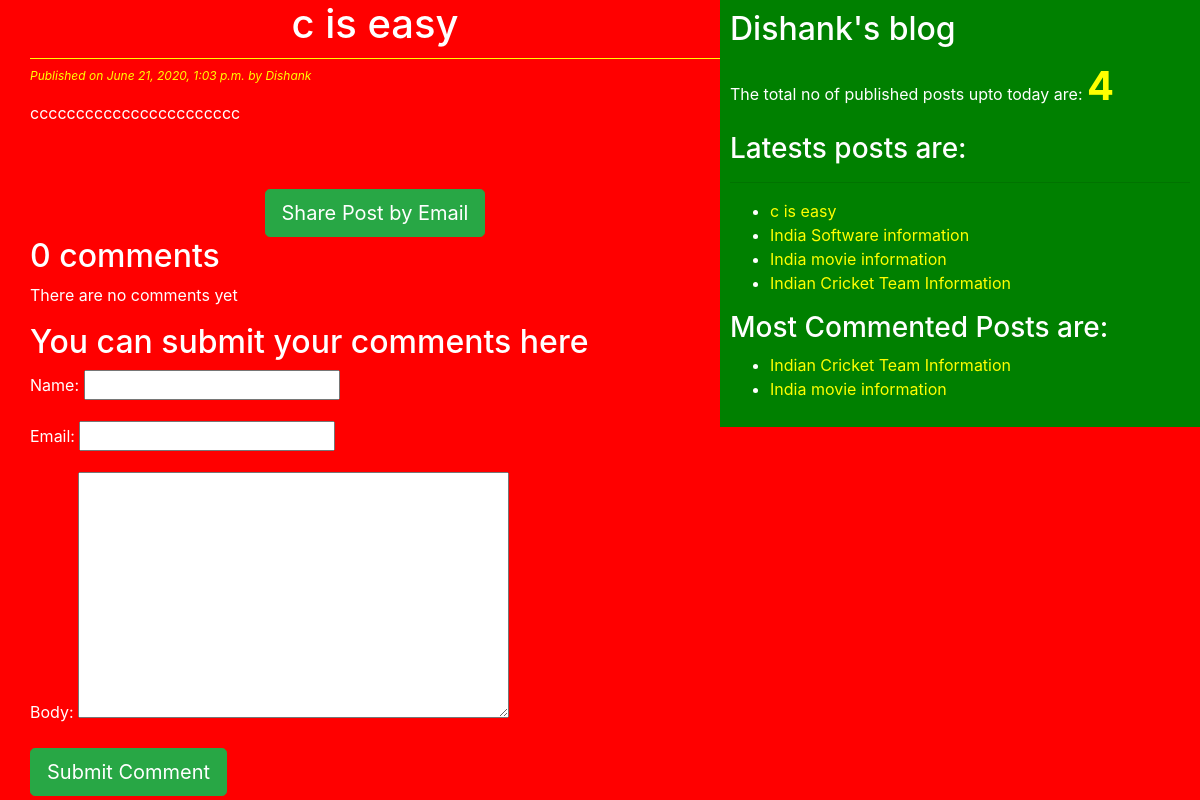
The page /2020/06/21/c-easy/ on the database its author committed.
### blog/models.py (models this page shows, shortened)
class Post(models.Model):
    STATUS_CHOICES=(('draft','Draft'),('published','Published'))
    title=models.CharField(max_length=256)
    slug=models.SlugField(max_length=264,unique_for_date='publish')
    author=models.ForeignKey(User,related_name='blog_posts',on_delete=models.CASCADE)
    body=models.TextField()
    publish=models.DateTimeField(default=timezone.now)
    created=models.DateTimeField(auto_now_add=True)
    updated=models.DateTimeField(auto_now=True)
    status=models.CharField(max_length=10,choices=STATUS_CHOICES,default='draft')
    objects=CustomManager()
    tags=TaggableManager()
    class Meta:
        ordering=('-publish',)
    def get_absolute_url(self):
        return reverse('post_detail',args=[self.publish.year,self.publish.strftime('%m'),self.publish.strftime('%d'),self.slug])

### blog/views.py (the view)
# urls.py: re_path(r'^(?P<year>\d{4})/(?P<month>\d{2})/(?P<day>\d{2})/(?P<post>[-\w]+)/', views.post_detail_views,name='post_detail'),
def post_detail_views(request,year,month,day,post):
    post=get_object_or_404(Post,slug=post,status='published',publish__year=year,publish__month=month,publish__day=day)
    comments=post.comments.filter(active=True)
    csubmit=False
    if request.method=='POST':
        form=CommentForm(request.POST)
        if form.is_valid:
            new_comment=form.save(commit=False)
            new_comment.post=post
            new_comment.save()
            csubmit=True
    else:
        form=CommentForm()
    return render(request,'blog/post_detail.html',{'post':post,'form':form,'csubmit':csubmit,'comments':comments})

### blog/forms.py
class CommentForm(forms.ModelForm):
    class Meta:
        model=Comments
        fields=('name','email','body')

### blog/models.py (called while the page is built)
    def get_queryset(self):
        return super().get_queryset().filter(status='published')

### blog/templatetags/blog_tags.py (called while the page is built)
@register.simple_tag(name='my_tag')
def total_posts():
    return Post.objects.count()

@register.inclusion_tag('blog/latest_posts123.html')
def show_latest_posts(count):
    latest_posts=Post.objects.order_by('-publish')[:count]
    return {'latest_posts':latest_posts}

@register.simple_tag
def get_most_commented_posts(count=2):
    return Post.objects.annotate(total_comments=Count('comments')).order_by('-total_comments')[:count]

### templates/blog/post_detail.html (shortened to what this page needs)
{%extends 'blog/base.html'%}
  {%block content%}
    <h1>{{post.title}}</h1>
    <p id='date'>Published on {{post.publish}} by {{post.author|title}} </p>
    {{post.body|linebreaks}}<br><br>
    <div class="container" align='center'>
      <a href="/{{post.id}}/share" class='btn btn-success btn-lg'>Share Post by Email</a>
    </div>
    {% with comments.count as comments_count%}
      <h2>{{comments_count}} comment{{comments_count|pluralize}}</h2>
    {%endwith%}
    {%if comments%}
      {%for comment in comments %}
        <p id='ch'>Comment {{forloop.counter}} by {{comment.name}} on {{comment.created}}</p>
        <div class="cb">
          {{comment.body|linebreaks}}<hr>
        </div>
      {%endfor%}
    {%else%}
      <p>There are no comments yet</p>
    {%endif%}
    {%if csubmit%}
      <h2>Your comment was added Successfully</h2>
    {%else%}
    <h2>You can submit your comments here</h2>
    <form method="post">
      {{form.as_p}}
      <input type="submit" name="" class='btn btn-lg btn-success' value="Submit Comment">
    {%endif%}
    </form>
  {%endblock%}

### templates/blog/base.html (shortened to what this page needs)
<!DOCTYPE html>
{%load blog_tags%}
{%load static%}
<html lang="en" dir="ltr">
  <head>
    <link rel="stylesheet" href="https://stackpath.bootstrapcdn.com/bootstrap/4.5.0/css/bootstrap.min.css">
  <link rel="stylesheet" href="{%static '/css/blog.css'%}">
</head>
  <body>
    <div class="content">
        {%block content%}
        {%endblock%}
    </div>
    <div class="sidebar">
        <h2>Dishank's blog</h2>
        <p>The total no of published posts upto today are: <span id="pcount">{%my_tag%}</span></p>
        <h3>Latests posts are:</h3><hr>{%show_latest_posts 10%}
        <h3>Most Commented Posts are:</h3>
        {%get_most_commented_posts as most_commented_posts%}
        <ul>
        {% for post in most_commented_posts %}
            <li> <a href="{{post.get_absolute_url}}">{{post.title}}</a> </li>
        {% endfor %}
        </ul>
    </div>
  </body>
</html>

### templates/blog/latest_posts123.html
<ul>
{% for post in latest_posts %}
    <li> <a href="{{post.get_absolute_url}}">{{post.title}}</a> </li>
{% endfor %}
</ul>

### static/css/blog.css (style rules this page uses)
.content { width: 60%; float: left; padding: 0 0 0 30px; background: red; height: 100%; }
.sidebar { width: 40%; float: right; padding: 10px; background: green; height: 100%; }
h1 { text-align: center; border-bottom: 1px solid yellow; padding-bottom: 10px; }
body { color: white; background-color: red; }
#date { color: yellow; font-size: 12px; font-style: italic; }
a { color: yellow; }
#pcount { font-size: 40px; color: yellow; font-weight: bold; }

### rows shown on the page
Post: title "c is easy", publish "June 21, 2020, 1:03 p.m.", author "Dishank", body "ccccccccccccccccccccccc"
Post: title "India Software information"
Post: title "India movie information"
Post: title "Indian Cricket Team Information"

### other values the page prints
{{ comments_count }} "0"
